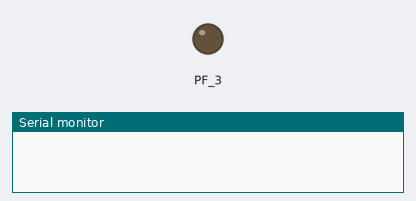
Simulated run of this program. Board: TI Tiva C LaunchPad. Parts: output pins drawn as LEDs (lit = HIGH), the last lines printed to the serial monitor. Dashed ring = blinking.

Above: at 0.1 s.
At 38.1 s:
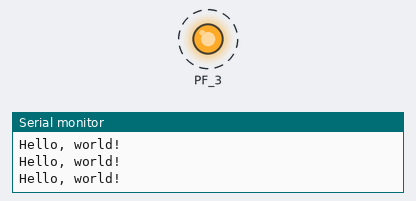
Timing chart, 0 to 39.6 s (numbered marks = the images above):
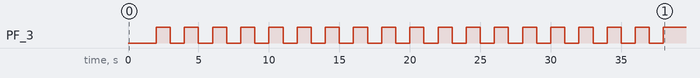

Measured:
- by itself, PF_3: alternates HIGH for 1.0 s and LOW for 1.0 s, 37 changes in all, then stays HIGH

The program:

main.cpp
```cpp
#include <Arduino.h>

void blinkLED(uint8_t LED, uint period);

void setup(){
    pinMode(GREEN_LED, OUTPUT);
    digitalWrite(GREEN_LED,LOW);

    Serial.begin(9600);
}

uint timer = 0, period = 1000;

void loop(){
    blinkLED(GREEN_LED,1000);

    // do something periodically
    if(millis() % period < timer){
        Serial.println("Hello, world!");

    }
    timer = millis()%period;

}

// blinks an LED with given period
void blinkLED(uint8_t LED, uint period)
{
    static uint BlinkUpdateTime = 0;
    static bool state = true;

    if (millis() % period < BlinkUpdateTime)
    {
        if (state)
        {
            state = !state;
            digitalWrite(LED, LOW);
        }
        else
        {
            state = !state;
            digitalWrite(LED, HIGH);
        }
    }
    BlinkUpdateTime = millis() % period;
}
```
